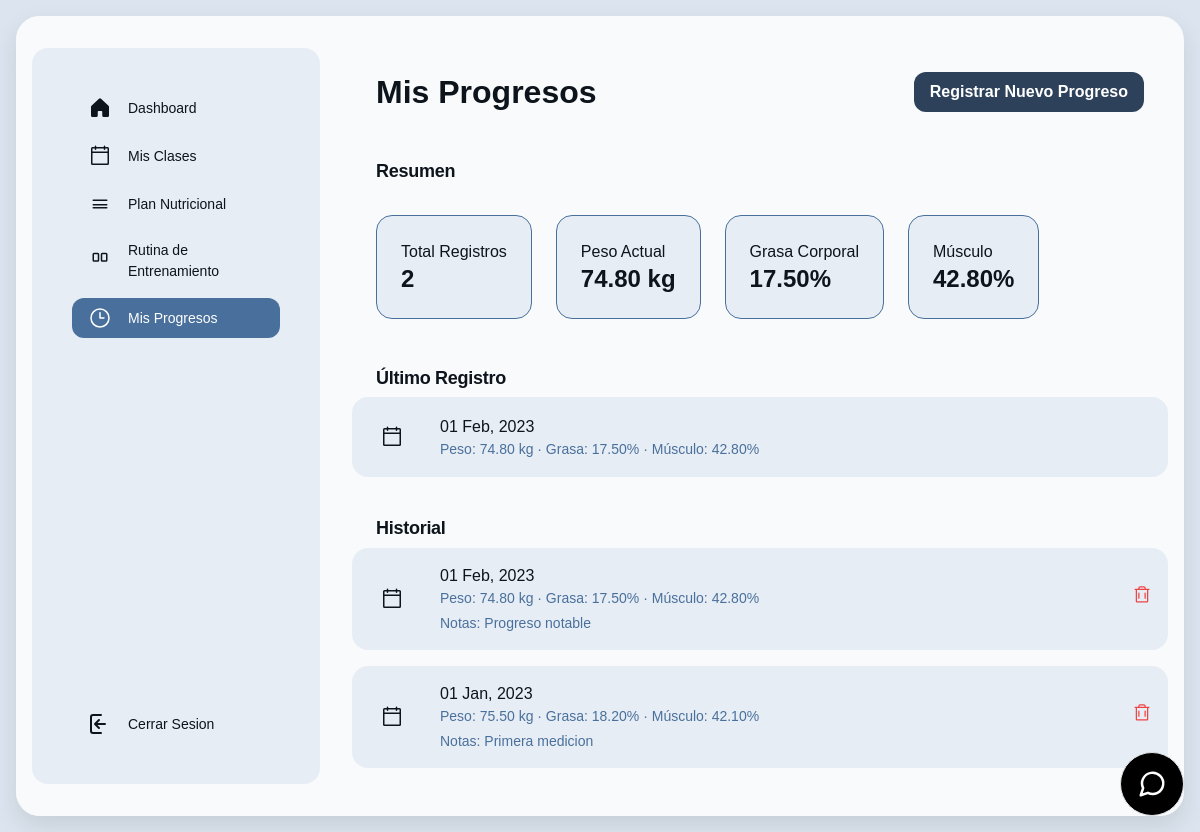
The page /index.php?controlador=progreso&action=home (signed in) on the database its author committed.
### tables this page shows
CREATE TABLE `progreso_usuario` (
  `id` int(11) NOT NULL,
  `usuario_id` int(11) DEFAULT NULL,
  `fecha` date DEFAULT NULL,
  `peso` decimal(5,2) DEFAULT NULL,
  `grasa_corporal` decimal(5,2) DEFAULT NULL,
  `musculo` decimal(5,2) DEFAULT NULL,
  `notas` text DEFAULT NULL
);

### controller/progreso_controller.php (called while the page is built, shortened)
<?php
require_once 'model/progreso_model.php';
require_once 'model/miembros_model.php';
function home() {
    $model = new ProgresoModel();
    $miembros = new Miembros_model();
    $usuario_id = $miembros->getUserIdByEmail($_SESSION['email']);
    $progreso = $model->getProgresoUsuario($usuario_id);
    $estadisticas = $model->getEstadisticasProgreso($usuario_id);
    $ultimo_progreso = $model->getUltimoProgreso($usuario_id);
    require_once 'view/progreso_view.php';
}

### controller/front_controller.php (called while the page is built, shortened)
<?php
$action = !empty($_GET['action']) ? $_GET['action'] : DEFAULT_ACTION;
$action();

### model/conectar.php (called while the page is built)
<?php
class Conectar{
    public static function conexion(){
        try {
            $conexion=new mysqli("localhost","root","","gimnasio_db");
            $conexion->set_charset("utf8mb4");
        } catch (Exception $e) {
            die('Error:'.$e->getMessage());
        }
        return $conexion;
    }
}
?>

### model/miembros_model.php (called while the page is built, shortened)
<?php
class Miembros_model {
    private $db;
    public function __construct() {
        require_once("model/conectar.php");
        $this->db = Conectar::conexion();
    }
    public function getUserIdByEmail($email) {
        $sql = "SELECT id_usuario FROM usuarios WHERE email = '$email'";
        $resultado = $this->db->query($sql);
        if ($row = $resultado->fetch_assoc()) {
            return $row['id_usuario'];
        }
        return null;
    }
}
?>

### model/progreso_model.php (called while the page is built, shortened)
<?php
require_once 'conectar.php';
class ProgresoModel {
    private $db;
    public function __construct() {
        $this->db = Conectar::conexion();
    }
    public function getProgresoUsuario($usuario_id) {
        $sql = "SELECT * FROM progreso_usuario
                WHERE usuario_id = ?
                ORDER BY fecha DESC";
        $stmt = $this->db->prepare($sql);
        $stmt->bind_param("i", $usuario_id);
        $stmt->execute();
        $resultado = $stmt->get_result();
        $progreso = array();
        while($row = $resultado->fetch_assoc()) {
            $progreso[] = $row;
        }
        return $progreso;
    }
    public function getUltimoProgreso($usuario_id) {
        $sql = "SELECT * FROM progreso_usuario
                WHERE usuario_id = ?
                ORDER BY id DESC
                LIMIT 1";
        $stmt = $this->db->prepare($sql);
        $stmt->bind_param("i", $usuario_id);
        $stmt->execute();
        $resultado = $stmt->get_result();
        return $resultado->fetch_assoc();
    }
    public function getEstadisticasProgreso($usuario_id) {
        $sql = "SELECT
                    COUNT(*) as total_registros,
                    MAX(peso) as max_peso,
                    MIN(peso) as min_peso,
                    AVG(peso) as promedio_peso,
                    MAX(grasa_corporal) as max_grasa,
                    MIN(grasa_corporal) as min_grasa,
                    MAX(musculo) as max_musculo,
                    MIN(musculo) as min_musculo
                FROM progreso_usuario
                WHERE usuario_id = ?";
        $stmt = $this->db->prepare($sql);
        $stmt->bind_param("i", $usuario_id);
        $stmt->execute();
        $resultado = $stmt->get_result();
        return $resultado->fetch_assoc();
    }
}

### view/progreso_view.php (the view, shortened to what this page needs)
<?php
require_once("controller/front_controller.php");
?>
<!DOCTYPE html>
<html>
  <head>
    <link rel="stylesheet" href="https://cdnjs.cloudflare.com/ajax/libs/font-awesome/4.7.0/css/font-awesome.min.css">
    <link rel="stylesheet" href="https://cdn.jsdelivr.net/npm/sweetalert2@11.7.32/dist/sweetalert2.min.css">
    <script src="https://cdn.tailwindcss.com?plugins=forms,container-queries"></script>
  </head>
  <body>
    <div class="main-card">
      <div class="main-content">
        <div class="sidebar-container">
          <div class="sidebar-inner">
            <div class="flex h-full min-h-[700px] flex-col justify-between p-4">
              <div class="flex flex-col gap-4">
                <div class="flex flex-col gap-2">
                  <div class="flex items-center gap-3 px-3 py-2">
                    <div class="text-[#0d141c]" data-icon="House" data-size="24px" data-weight="fill">
                    </div>
                    <a class="text-[#0d141c] text-sm font-medium leading-normal" href="index.php?controlador=home&action=home">Dashboard</a>
                  </div>
                  <div class="flex items-center gap-3 px-3 py-2">
                    <div class="text-[#0d141c]" data-icon="Calendar" data-size="24px" data-weight="regular">
                    </div>
                    <a class="text-[#0d141c] text-sm font-medium leading-normal" href="index.php?controlador=classShedule&action=home">Mis Clases</a>
                  </div>
                  <div class="flex items-center gap-3 px-3 py-2">
                    <div class="text-[#0d141c]" data-icon="Apple" data-size="24px" data-weight="regular">
                      <svg xmlns="http://www.w3.org/2000/svg" width="24px" height="24px" fill="currentColor" viewBox="0 0 256 256">
                        <path d="M208,88a8,8,0,0,0-8-8H56a8,8,0,0,0,0,16H200A8,8,0,0,0,208,88Zm-8,72H56a8,8,0,0,0,0,16H200a8,8,0,0,0,0-16Zm0-32H56a8,8,0,0,0,0,16H200a8,8,0,0,0,0-16Z"></path>
                      </svg>
                    </div>
                    <a class="text-[#0d141c] text-sm font-medium leading-normal" href="index.php?controlador=nutricionPlan&action=home">Plan Nutricional</a>
                  </div>
                  <div class="flex items-center gap-3 px-3 py-2">
                    <div class="text-[#0d141c]" data-icon="Dumbbell" data-size="24px" data-weight="regular">
                    </div>
                    <a class="text-[#0d141c] text-sm font-medium leading-normal" href="index.php?controlador=rutina&action=home">Rutina de Entrenamiento</a>
                  </div>
                  <div class="flex items-center gap-3 px-3 py-2 rounded-xl bg-[#49709c]">
                    <div class="text-white" data-icon="Chart" data-size="24px" data-weight="regular">
                      <svg xmlns="http://www.w3.org/2000/svg" width="24px" height="24px" fill="currentColor" viewBox="0 0 256 256">
                        <path d="M128,24A104,104,0,1,0,232,128,104.11,104.11,0,0,0,128,24Zm0,192a88,88,0,1,1,88-88A88.1,88.1,0,0,1,128,216Zm48-88a8,8,0,0,1-8,8H128a8,8,0,0,1-8-8V72a8,8,0,0,1,16,0v48h40A8,8,0,0,1,176,128Z"></path>
                      </svg>
                    </div>
                    <a class="text-white text-sm font-medium leading-normal" href="index.php?controlador=progreso&action=home">Mis Progresos</a>
                  </div>
                </div>
              </div>
              <div class="flex flex-col gap-4">
                <div class="flex flex-col gap-1">
                  <div class="flex items-center gap-3 px-3 py-2">
                    <div class="text-[#0d141c]" data-icon="Question" data-size="24px" data-weight="regular">
                      <svg xmlns="http://www.w3.org/2000/svg" viewBox="0 0 24 24" width="24" height="24" fill="none" stroke="#0d141c" stroke-width="2" stroke-linecap="round" stroke-linejoin="round">
                        <path d="M13 3H5a2 2 0 0 0-2 2v14a2 2 0 0 0 2 2h8" />
                        <path d="M7 12h10M7 12l4-4M7 12l4 4" />
                      </svg>
                    </div>
                    <a class="text-[#0d141c] text-sm font-medium leading-normal" href="index.php?controlador=miembros&action=desconectar">Cerrar Sesion</a>
                  </div>
                </div>
              </div>
            </div>
          </div>
        </div>
        <div class="content-container">
          <div class="flex flex-wrap justify-between gap-3 p-4">
            <p class="text-[#0d141c] tracking-light text-[32px] font-bold leading-tight min-w-72">Mis Progresos</p>
            <button onclick="mostrarFormulario()" class="btn-primary">
              Registrar Nuevo Progreso
            </button>
          </div>
          <h3 class="text-[#0d141c] text-lg font-bold leading-tight tracking-[-0.015em] px-4 pb-2 pt-4">Resumen</h3>
          <div class="flex flex-wrap gap-4 p-4">
            <div class="stats-card">
              <p class="text-[#0d141c] text-base font-medium leading-normal">Total Registros</p>
              <p class="text-[#0d141c] tracking-light text-2xl font-bold leading-tight"><?php echo $estadisticas['total_registros'] ?? 0; ?></p>
            </div>
            <div class="stats-card">
              <p class="text-[#0d141c] text-base font-medium leading-normal">Peso Actual</p>
              <p class="text-[#0d141c] tracking-light text-2xl font-bold leading-tight"><?php echo $ultimo_progreso['peso'] ?? 0; ?> kg</p>
            </div>
            <div class="stats-card">
              <p class="text-[#0d141c] text-base font-medium leading-normal">Grasa Corporal</p>
              <p class="text-[#0d141c] tracking-light text-2xl font-bold leading-tight"><?php echo $ultimo_progreso['grasa_corporal'] ?? 0; ?>%</p>
            </div>
            <div class="stats-card">
              <p class="text-[#0d141c] text-base font-medium leading-normal">Músculo</p>
              <p class="text-[#0d141c] tracking-light text-2xl font-bold leading-tight"><?php echo $ultimo_progreso['musculo'] ?? 0; ?>%</p>
            </div>
          </div>
          <?php if ($ultimo_progreso): ?>
          <h3 class="text-[#0d141c] text-lg font-bold leading-tight tracking-[-0.015em] px-4 pb-2 pt-4">Último Registro</h3>
          <div class="progress-card">
            <div class="flex items-center gap-4">
              <div class="text-[#0d141c] flex items-center justify-center rounded-lg bg-[#e7edf4] shrink-0 size-12">
              </div>
              <div class="flex flex-col justify-center">
                <p class="text-[#0d141c] text-base font-medium leading-normal line-clamp-1"><?php echo date('d M, Y', strtotime($ultimo_progreso['fecha'])); ?></p>
                <p class="text-[#49709c] text-sm font-normal leading-normal line-clamp-2">
                  Peso: <?php echo $ultimo_progreso['peso']; ?> kg · Grasa: <?php echo $ultimo_progreso['grasa_corporal']; ?>% · Músculo: <?php echo $ultimo_progreso['musculo']; ?>%
                </p>
              </div>
            </div>
          </div>
          <?php endif; ?>
          <h3 class="text-[#0d141c] text-lg font-bold leading-tight tracking-[-0.015em] px-4 pb-2 pt-4">Historial</h3>
          <?php if (!empty($progreso)): ?>
            <?php foreach ($progreso as $registro): ?>
            <div class="progress-card">
              <div class="flex items-center gap-4">
                <div class="text-[#0d141c] flex items-center justify-center rounded-lg bg-[#e7edf4] shrink-0 size-12">
                </div>
                <div class="flex flex-col justify-center">
                  <p class="text-[#0d141c] text-base font-medium leading-normal line-clamp-1"><?php echo date('d M, Y', strtotime($registro['fecha'])); ?></p>
                  <p class="text-[#49709c] text-sm font-normal leading-normal line-clamp-2">
                    Peso: <?php echo $registro['peso']; ?> kg · Grasa: <?php echo $registro['grasa_corporal']; ?>% · Músculo: <?php echo $registro['musculo']; ?>%
                  </p>
                  <?php if (!empty($registro['notas'])): ?>
                  <p class="text-[#49709c] text-sm font-normal leading-normal line-clamp-2 mt-1">
                    Notas: <?php echo $registro['notas']; ?>
                  </p>
                  <?php endif; ?>
                </div>
                <form action="index.php?controlador=progreso&action=eliminarProgreso" method="POST" class="ml-auto" onsubmit="return confirmarEliminacion(event)">
                  <button type="submit" class="btn-danger">
                  </button>
                </form>
              </div>
            </div>
            <?php endforeach; ?>
          <?php else: ?>
            <div class="text-center text-[#49709c] py-8">
              No hay registros de progreso aún.
            </div>
          <?php endif; ?>
        </div>
      </div>
    </div>
<button
  class="fixed bottom-4 right-4 inline-flex items-center justify-center text-sm font-medium disabled:pointer-events-none disabled:opacity-50 border rounded-full w-16 h-16 bg-black hover:bg-gray-700 m-0 cursor-pointer border-gray-200 bg-none p-0 normal-case leading-5 hover:text-gray-900"
  type="button" aria-haspopup="dialog" aria-expanded="false" data-state="closed" id="chatToggle">
  <svg xmlns="http://www.w3.org/2000/svg" width="30" height="40" viewBox="0 0 24 24" fill="none" stroke="currentColor" stroke-width="2" stroke-linecap="round" stroke-linejoin="round" class="text-white block border-gray-200 align-middle">
    <path d="m3 21 1.9-5.7a8.5 8.5 0 1 1 3.8 3.8z" class="border-gray-200">
    </path>
  </svg>
</button>
  </body>
</html>

### assets/css/headercss.css (style rules this page uses)
html, body { margin: 0; padding: 0; box-sizing: border-box; }
* { font-family: 'Sora', sans-serif; }

### assets/css/login.css (style rules this page uses)
.btn-primary { background-color: #2d425a !important; border: none !important; border-radius: 0.75rem !important; padding: 0.6rem 1.2rem; }

### assets/css/landingPage.css (style rules this page uses)
body { font-family: 'sora', 'Noto Sans', sans-serif !important; color: #ffffff !important; }

### view/progreso_view.php (style rules this page uses)
body { background-color: #dce5ef; }
.main-card { background-color: #f8fafc; border-radius: 1.5rem; margin: 2rem auto; max-width: 1600px; overflow: hidden; box-shadow: 0 10px 25px rgba(0, 0, 0, 0.1); position: relative; }
.main-content { display: flex; position: relative; min-height: 100vh; }
.sidebar-container { width: 320px; padding: 2rem 1rem; background-color: #f8fafc; z-index: 1000; }
.sidebar-inner { background-color: #e7edf4; border-radius: 1rem; height: 100%; padding: 1rem; position: relative; z-index: 1000; }
.content-container { flex: 1; padding: 2rem 1rem; position: relative; }
@media (max-width: 1650px) { .main-card { margin: 1rem; } }
.stats-card { background-color: #e7edf4; border-radius: 1rem; padding: 1.5rem; border: 1px solid #49709c; }
.progress-card { background-color: #e7edf4; border-radius: 1rem; padding: 1rem; margin-bottom: 1rem; }
.btn-primary { background-color: #49709c; color: white; padding: 0.5rem 1rem; border-radius: 0.5rem; font-weight: 600; transition: background-color 0.2s; }
.btn-danger { color: #ef4444; transition: color 0.2s; }

### rows shown on the page
progreso_usuario: peso "74.80", grasa_corporal "17.50", musculo "42.80", fecha "01 Feb, 2023", notas "Progreso notable"
progreso_usuario: fecha "01 Jan, 2023", peso "75.50", grasa_corporal "18.20", musculo "42.10", notas "Primera medicion"

### other values the page prints
$estadisticas['total_registros'] "2"
